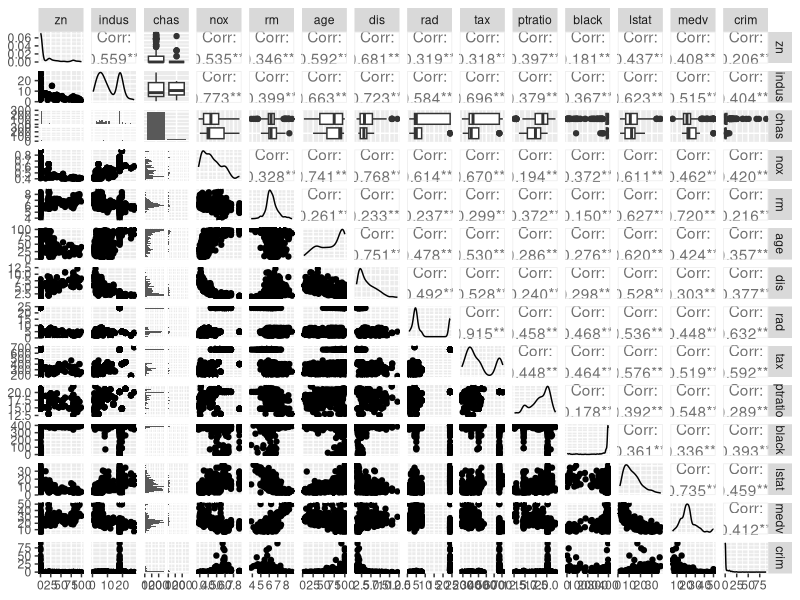
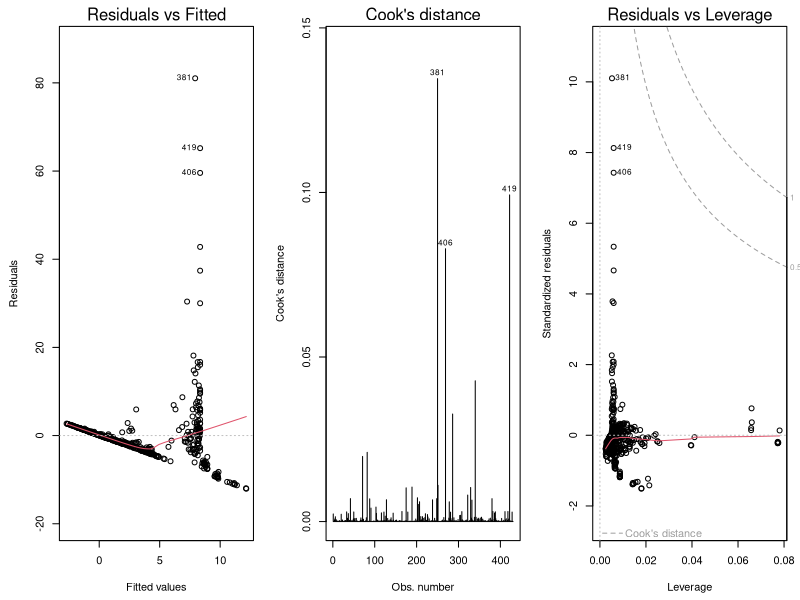
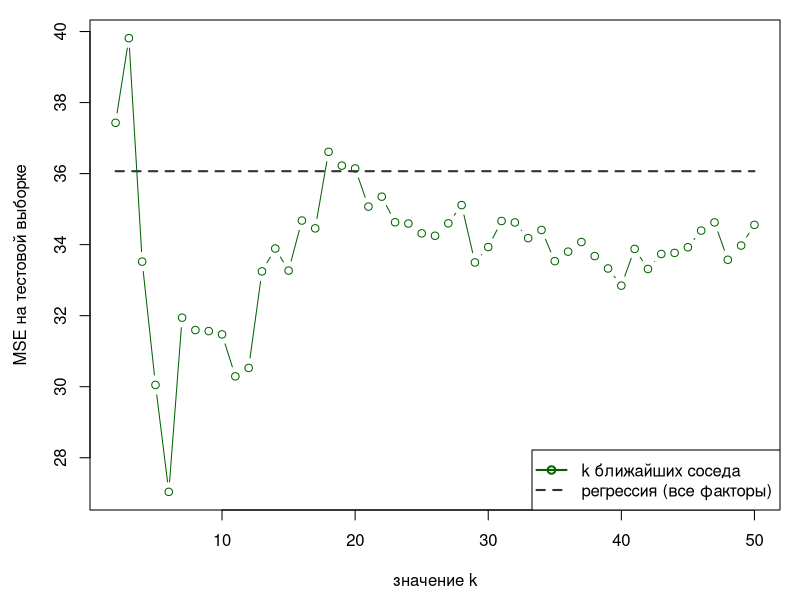

Reproduce these figures in R, in order.
## ---- chunk 1
knitr::opts_chunk$set(echo = TRUE)
library('GGally')       # графики совместного разброса переменных
library('lmtest')       # тесты остатков регрессионных моделей
library('FNN')          # алгоритм kNN
library('MASS')         # загружаем пакет
## ---- chunk 2
# константы
my.seed <- 12345
train.percent <- 0.85

# преобразуем категориальные переменные в факторы
Boston$chas <- as.factor(Boston$chas)

# обучающая выборка
set.seed(my.seed)
inTrain <- sample(seq_along(Boston$crim), 
                  nrow(Boston) * train.percent)
df.train <- Boston[inTrain, c(colnames(Boston)[-1], colnames(Boston)[1])]
df.test <- Boston[-inTrain, -1]

# описательные статистики по переменным
summary(df.train)

# совместный график разброса переменных
ggp <- ggpairs(df.train)
print(ggp, progress = F)

#модели 
model.1 <- lm(crim ~indus + age + indus:chas + age:chas,
              data = df.train)
summary(model.1)

model.2 <- lm(crim ~indus + age + indus:chas,
              data = df.train)
summary(model.2)
## ---- chunk 3
# тест Бройша-Пагана
bptest(model.2)

# статистика Дарбина-Уотсона
dwtest(model.2)

# графики остатков
par(mar = c(4.5, 4.5, 2, 1))
par(mfrow = c(1, 3))
plot(model.2, 1)
plot(model.2, 4)
plot(model.2, 5)

par(mfrow = c(1, 1))
## ---- chunk 4
# фактические значения y на тестовой выборке
y.fact <- Boston[-inTrain, 1]
y.model.lm <- predict(model.2, df.test)
MSE.lm <- sum((y.model.lm - y.fact)^2) / length(y.model.lm)

# kNN требует на вход только числовые переменные
df.train.num <- as.data.frame(apply(df.train, 2, as.numeric))
df.test.num <- as.data.frame(apply(df.test, 2, as.numeric))

for (i in 2:50){
  model.knn <- knn.reg(train = df.train.num[, !(colnames(df.train.num) %in% 'crim')], 
                       y = df.train.num[, 'crim'], 
                       test = df.test.num, k = i)
  y.model.knn <- model.knn$pred
  if (i == 2){
    MSE.knn <- sum((y.model.knn - y.fact)^2) / length(y.model.knn)
  } else {
    MSE.knn <- c(MSE.knn, 
                 sum((y.model.knn - y.fact)^2) / length(y.model.knn))
  }
}
min(MSE.knn)
# график
par(mar = c(4.5, 4.5, 1, 1))
plot(2:50, MSE.knn, type = 'b', col = 'darkgreen',
     xlab = 'значение k', ylab = 'MSE на тестовой выборке')
lines(2:50, rep(MSE.lm, 49), lwd = 2, col = grey(0.2), lty = 2)
legend('bottomright', lty = c(1, 2), pch = c(1, NA), 
       col = c('darkgreen', grey(0.2)), 
       legend = c('k ближайших соседа', 'регрессия (все факторы)'), 
       lwd = rep(2, 2))
